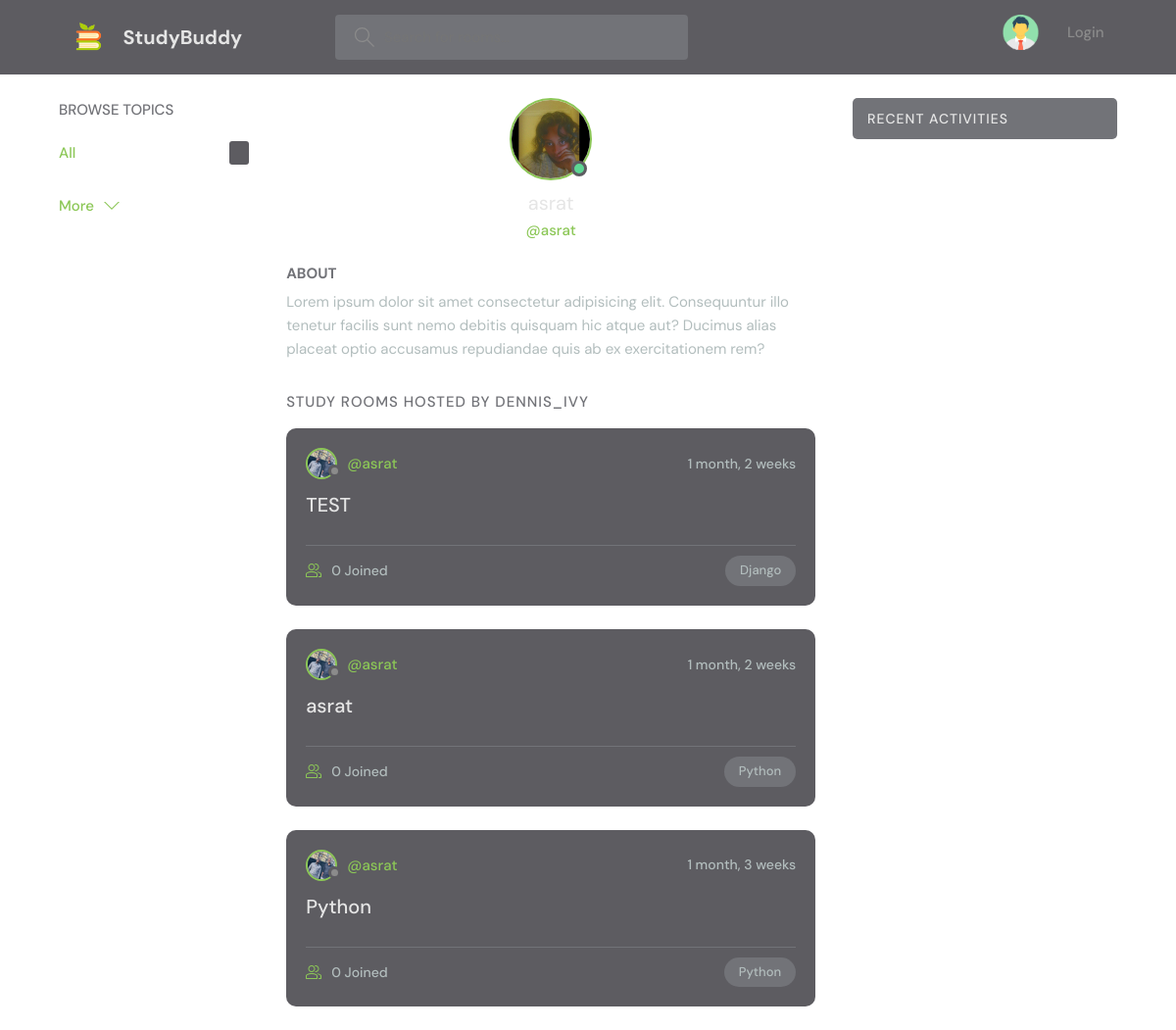
The app's page /profile/1/, older data.
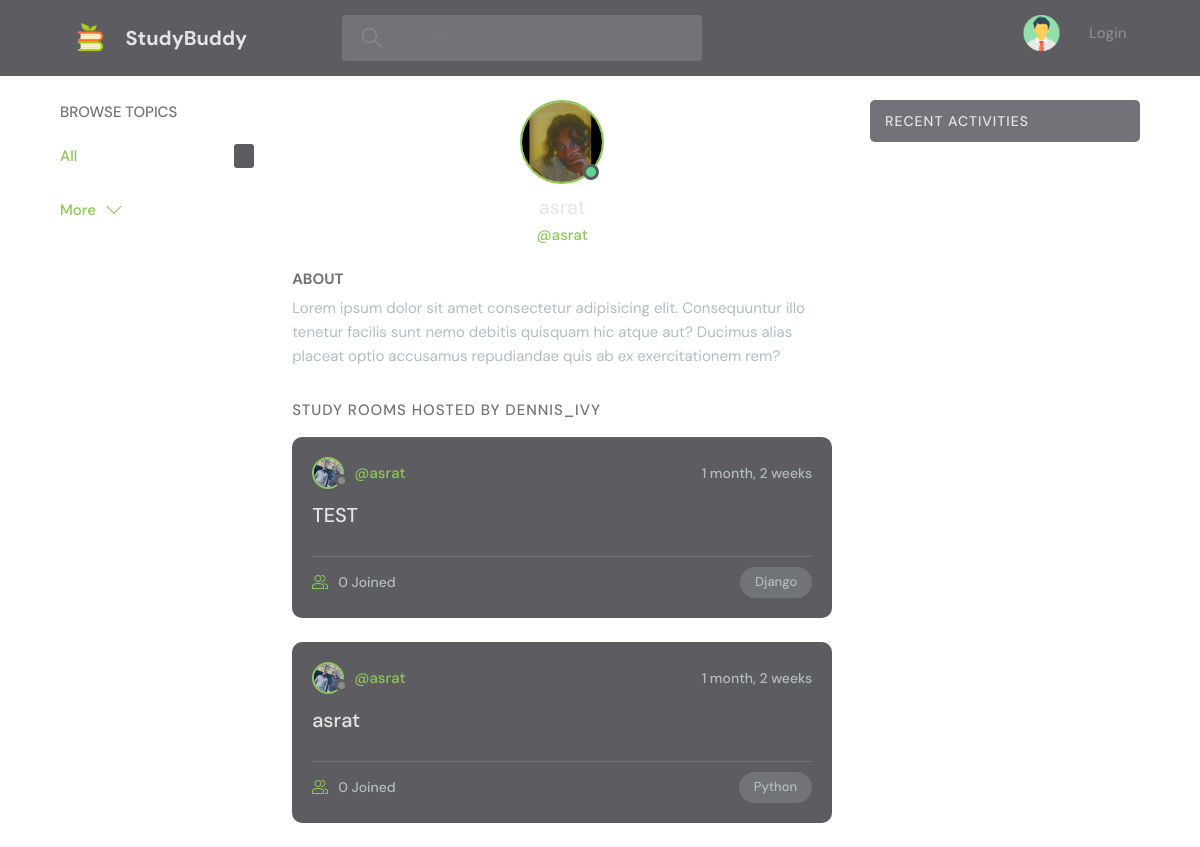
The same page, newer data.
### base/models.py (models this page shows, shortened)
class Room(models.Model):
    host = models.ForeignKey(User, on_delete=models.SET_NULL, null=True)
    topic = models.ForeignKey(Topic, on_delete=models.SET_NULL, null=True)
    participants = models.ManyToManyField(
        User, related_name='participants', blank=True)
    name = models.CharField(max_length=200)
    description = models.TextField(null=True, blank=True)
    updated = models.DateTimeField(auto_now=True)
    created = models.DateTimeField(auto_now_add=True)
    class Meta:
        ordering = ['-updated', '-created']

class Topic(models.Model):
    name = models.CharField(max_length=200)

### base/views.py (the view)
# urls.py: path('profile/<str:pk>/', views.userProfile, name="user-profile"),
def userProfile(request, pk):
    user = User.objects.get(id=pk)
    rooms = user.room_set.all()
    context = {'user':user, 'rooms': rooms}
    return render(request, 'base/profile.html', context)

### base/templates/base/profile.html (shortened to what this page needs)
{% extends 'main.html' %}
{% block content %}
  <main class="profile-page layout layout--3">
    <div class="container">
      {% include 'base/topicscomp.html' %}
      <div class="roomList">
        <div class="profile">
          <div class="profile__avatar">
            <div class="avatar avatar--large active">
              <img src="../../../static/images/user2.jpg" />
            </div>
          </div>
          <div class="profile__info">
            <h3>{{user.username}}</h3>
            <p>@{{user.username}}</p>
          </div>
          <div class="profile__about">
            <h3>About</h3>
            <p>
              Lorem ipsum dolor sit amet consectetur adipisicing elit. Consequuntur illo tenetur
              facilis sunt nemo debitis quisquam hic atque aut? Ducimus alias placeat optio
              accusamus repudiandae quis ab ex exercitationem rem?
            </p>
          </div>
        </div>
        <div class="roomList__header">
          <div>
            <h2>Study Rooms Hosted by dennis_ivy</a>
            </h2>
          </div>
        </div>
        {% include 'base/feed_component.html' %}
      </div>
      {% include 'base/actcomp.html' %}
    </div>
  </main>
{% endblock content %}

### base/templates/base/feed_component.html (shortened to what this page needs)
{% for room in rooms %}
<div class="roomListRoom">
  <div class="roomListRoom__header">
    <a href="{% url 'user-profile' room.host.id %}" class="roomListRoom__author">
      <div class="avatar avatar--small">
        <img src="../../../static/images/user3.jpg" />
      </div>
      <span>@{{room.host.username}}</span>
    </a>
    <div class="roomListRoom__actions">
      <span>{{room.created|timesince}}</span>
    </div>
  </div>
  <div class="roomListRoom__content">
    <a href="{% url 'room' room.id %}">{{room.name}}</a>
  </div>
  <div class="roomListRoom__meta">
    <a href="{% url 'home' %}" class="roomListRoom__joined">
      {{room.participants.all.count}} Joined
    </a>
    <p class="roomListRoom__topic">{{room.topic.name}}</p>
  </div>
</div>
{% endfor %}

Row changes from the older to the newer data that the page shows:
removed Room: host.username "asrat", created "1 month, 3 weeks", name "Python", participants.all.count "0", topic.name "Python"
